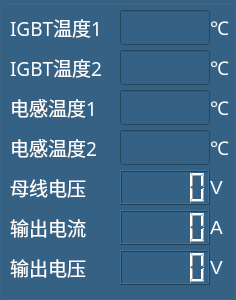
       <widget class="QGroupBox" name="groupBox_Modu03_2">
        <property name="geometry">
         <rect>
          <x>490</x>
          <y>50</y>
          <width>236</width>
          <height>300</height>
         </rect>
        </property>
        <property name="font">
         <font>
          <family>微软雅黑</family>
          <pointsize>16</pointsize>
         </font>
        </property>
        <property name="styleSheet">
         <string notr="true">background-color: rgb(53, 98, 132);</string>
        </property>
        <property name="title">
         <string/>
        </property>
        <widget class="QLabel" name="label_208">
         <property name="geometry">
          <rect>
           <x>10</x>
           <y>10</y>
           <width>110</width>
           <height>35</height>
          </rect>
         </property>
         <property name="font">
          <font>
           <family>微软雅黑</family>
           <pointsize>14</pointsize>
          </font>
         </property>
         <property name="styleSheet">
          <string notr="true">color: rgb(255, 255, 255);</string>
         </property>
         <property name="text">
          <string>IGBT温度1</string>
         </property>
        </widget>
        <widget class="QLineEdit" name="M3IGBTWD1_lEdit_2">
         <property name="geometry">
          <rect>
           <x>120</x>
           <y>10</y>
           <width>90</width>
           <height>35</height>
          </rect>
         </property>
         <property name="styleSheet">
          <string notr="true">color: rgb(255, 255, 255);</string>
         </property>
        </widget>
        <widget class="QLabel" name="label_209">
         <property name="geometry">
          <rect>
           <x>210</x>
           <y>10</y>
           <width>25</width>
           <height>35</height>
          </rect>
         </property>
         <property name="font">
          <font>
           <family>微软雅黑</family>
           <pointsize>14</pointsize>
          </font>
         </property>
         <property name="styleSheet">
          <string notr="true">color: rgb(255, 255, 255);</string>
         </property>
         <property name="text">
          <string>℃</string>
         </property>
        </widget>
        <widget class="QLabel" name="label_216">
         <property name="geometry">
          <rect>
           <x>10</x>
           <y>50</y>
           <width>110</width>
           <height>35</height>
          </rect>
         </property>
         <property name="font">
          <font>
           <family>微软雅黑</family>
           <pointsize>14</pointsize>
          </font>
         </property>
         <property name="styleSheet">
          <string notr="true">color: rgb(255, 255, 255);</string>
         </property>
         <property name="text">
          <string>IGBT温度2</string>
         </property>
        </widget>
        <widget class="QLineEdit" name="M3IGBTWD2_lEdit_2">
         <property name="geometry">
          <rect>
           <x>120</x>
           <y>50</y>
           <width>90</width>
           <height>35</height>
          </rect>
         </property>
         <property name="styleSheet">
          <string notr="true">color: rgb(255, 255, 255);</string>
         </property>
        </widget>
        <widget class="QLabel" name="label_217">
         <property name="geometry">
          <rect>
           <x>210</x>
           <y>50</y>
           <width>25</width>
           <height>35</height>
          </rect>
         </property>
         <property name="font">
          <font>
           <family>微软雅黑</family>
           <pointsize>14</pointsize>
          </font>
         </property>
         <property name="styleSheet">
          <string notr="true">color: rgb(255, 255, 255);</string>
         </property>
         <property name="text">
          <string>℃</string>
         </property>
        </widget>
        <widget class="QLabel" name="label_214">
         <property name="geometry">
          <rect>
           <x>10</x>
           <y>90</y>
           <width>110</width>
           <height>35</height>
          </rect>
         </property>
         <property name="font">
          <font>
           <family>微软雅黑</family>
           <pointsize>14</pointsize>
          </font>
         </property>
         <property name="styleSheet">
          <string notr="true">color: rgb(255, 255, 255);</string>
         </property>
         <property name="text">
          <string>电感温度1</string>
         </property>
        </widget>
        <widget class="QLineEdit" name="M3DGWD1_lEdit_2">
         <property name="geometry">
          <rect>
           <x>120</x>
           <y>90</y>
           <width>90</width>
           <height>35</height>
          </rect>
         </property>
         <property name="styleSheet">
          <string notr="true">color: rgb(255, 255, 255);</string>
         </property>
        </widget>
        <widget class="QLabel" name="label_215">
         <property name="geometry">
          <rect>
           <x>210</x>
           <y>90</y>
           <width>25</width>
           <height>35</height>
          </rect>
         </property>
         <property name="font">
          <font>
           <family>微软雅黑</family>
           <pointsize>14</pointsize>
          </font>
         </property>
         <property name="styleSheet">
          <string notr="true">color: rgb(255, 255, 255);</string>
         </property>
         <property name="text">
          <string>℃</string>
         </property>
        </widget>
        <widget class="QLabel" name="label_210">
         <property name="geometry">
          <rect>
           <x>10</x>
           <y>130</y>
           <width>110</width>
           <height>35</height>
          </rect>
         </property>
         <property name="font">
          <font>
           <family>微软雅黑</family>
           <pointsize>14</pointsize>
          </font>
         </property>
         <property name="styleSheet">
          <string notr="true">color: rgb(255, 255, 255);</string>
         </property>
         <property name="text">
          <string>电感温度2</string>
         </property>
        </widget>
        <widget class="QLineEdit" name="M3DGWD2_lEdit_2">
         <property name="geometry">
          <rect>
           <x>120</x>
           <y>130</y>
           <width>90</width>
           <height>35</height>
          </rect>
         </property>
         <property name="styleSheet">
          <string notr="true">color: rgb(255, 255, 255);</string>
         </property>
        </widget>
        <widget class="QLabel" name="label_211">
         <property name="geometry">
          <rect>
           <x>210</x>
           <y>130</y>
           <width>25</width>
           <height>35</height>
          </rect>
         </property>
         <property name="font">
          <font>
           <family>微软雅黑</family>
           <pointsize>14</pointsize>
          </font>
         </property>
         <property name="styleSheet">
          <string notr="true">color: rgb(255, 255, 255);</string>
         </property>
         <property name="text">
          <string>℃</string>
         </property>
        </widget>
        <widget class="QLabel" name="label_212">
         <property name="geometry">
          <rect>
           <x>10</x>
           <y>170</y>
           <width>110</width>
           <height>35</height>
          </rect>
         </property>
         <property name="maximumSize">
          <size>
           <width>16777215</width>
           <height>50</height>
          </size>
         </property>
         <property name="font">
          <font>
           <family>微软雅黑</family>
           <pointsize>14</pointsize>
          </font>
         </property>
         <property name="styleSheet">
          <string notr="true">color: rgb(255, 255, 255);</string>
         </property>
         <property name="text">
          <string>母线电压</string>
         </property>
        </widget>
        <widget class="QLCDNumber" name="M3DCVolt_lcdNumber_2">
         <property name="geometry">
          <rect>
           <x>120</x>
           <y>170</y>
           <width>90</width>
           <height>35</height>
          </rect>
         </property>
         <property name="maximumSize">
          <size>
           <width>16777215</width>
           <height>50</height>
          </size>
         </property>
         <property name="styleSheet">
          <string notr="true">color: rgb(255, 255, 255);</string>
         </property>
        </widget>
        <widget class="QLabel" name="label_213">
         <property name="geometry">
          <rect>
           <x>210</x>
           <y>170</y>
           <width>25</width>
           <height>35</height>
          </rect>
         </property>
         <property name="font">
          <font>
           <family>Arial</family>
           <pointsize>14</pointsize>
          </font>
         </property>
         <property name="styleSheet">
          <string notr="true">color: rgb(255, 255, 255);</string>
         </property>
         <property name="text">
          <string>V</string>
         </property>
        </widget>
        <widget class="QLabel" name="label_218">
         <property name="geometry">
          <rect>
           <x>10</x>
           <y>210</y>
           <width>110</width>
           <height>35</height>
          </rect>
         </property>
         <property name="maximumSize">
          <size>
           <width>16777215</width>
           <height>50</height>
          </size>
         </property>
         <property name="font">
          <font>
           <family>微软雅黑</family>
           <pointsize>14</pointsize>
          </font>
         </property>
         <property name="styleSheet">
          <string notr="true">color: rgb(255, 255, 255);</string>
         </property>
         <property name="text">
          <string>输出电流</string>
         </property>
        </widget>
        <widget class="QLCDNumber" name="M3ACCurr_lcdNumber_2">
         <property name="geometry">
          <rect>
           <x>120</x>
           <y>210</y>
           <width>90</width>
           <height>35</height>
          </rect>
         </property>
         <property name="maximumSize">
          <size>
           <width>16777215</width>
           <height>50</height>
          </size>
         </property>
         <property name="styleSheet">
          <string notr="true">color: rgb(255, 255, 255);</string>
         </property>
        </widget>
        <widget class="QLabel" name="label_219">
         <property name="geometry">
          <rect>
           <x>210</x>
           <y>210</y>
           <width>25</width>
           <height>35</height>
          </rect>
         </property>
         <property name="font">
          <font>
           <family>Arial</family>
           <pointsize>14</pointsize>
          </font>
         </property>
         <property name="styleSheet">
          <string notr="true">color: rgb(255, 255, 255);</string>
         </property>
         <property name="text">
          <string>A</string>
         </property>
        </widget>
        <widget class="QLabel" name="label_220">
         <property name="geometry">
          <rect>
           <x>10</x>
           <y>250</y>
           <width>110</width>
           <height>35</height>
          </rect>
         </property>
         <property name="maximumSize">
          <size>
           <width>16777215</width>
           <height>50</height>
          </size>
         </property>
         <property name="font">
          <font>
           <family>微软雅黑</family>
           <pointsize>14</pointsize>
          </font>
         </property>
         <property name="styleSheet">
          <string notr="true">color: rgb(255, 255, 255);</string>
         </property>
         <property name="text">
          <string>输出电压</string>
         </property>
        </widget>
        <widget class="QLCDNumber" name="M3ACVolt_lcdNumber_2">
         <property name="geometry">
          <rect>
           <x>120</x>
           <y>250</y>
           <width>90</width>
           <height>35</height>
          </rect>
         </property>
         <property name="maximumSize">
          <size>
           <width>16777215</width>
           <height>50</height>
          </size>
         </property>
         <property name="font">
          <font>
           <family>宋体</family>
           <pointsize>16</pointsize>
          </font>
         </property>
         <property name="styleSheet">
          <string notr="true">color: rgb(255, 255, 255);</string>
         </property>
        </widget>
        <widget class="QLabel" name="label_221">
         <property name="geometry">
          <rect>
           <x>210</x>
           <y>250</y>
           <width>25</width>
           <height>35</height>
          </rect>
         </property>
         <property name="font">
          <font>
           <family>Arial</family>
           <pointsize>14</pointsize>
          </font>
         </property>
         <property name="styleSheet">
          <string notr="true">color: rgb(255, 255, 255);</string>
         </property>
         <property name="text">
          <string>V</string>
         </property>
        </widget>
       </widget>
